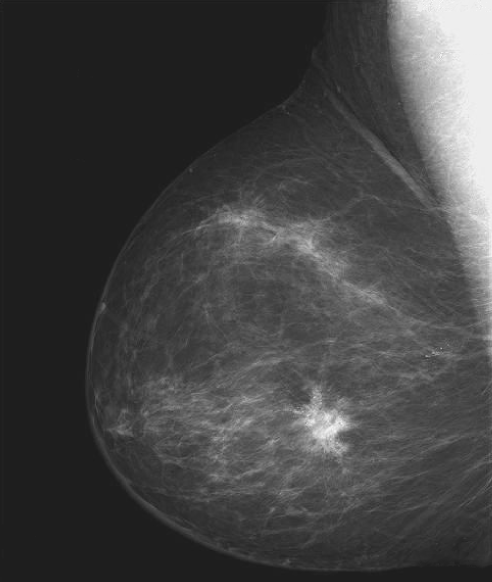
%> input picture images/Fig0203(a).tif, 984 x 1164 px (shown at 1/2 size)
$ octave test_imhist.m   (GNU Octave 9; MATLAB toolbox functions it lacks are replaced by stand-ins)
%> lines starting %> are read from the running program, lines starting %| are printed output that depends on the picture
%数字图像处理第36页
%imhist函数，用来绘制直方图
% imhist(f,b)f--输入图像，b 是用来形成直方图的统计堆栈的数目
%若b不在参数列表中，默认值是256
% bar(horz,z,width)
% linspace(X1, X2, N) generates N points between X1 and X2.
% axis 函数设置水平和垂直轴的最大和最小值
%xlabel(str,Name,Value) specifies text properties for the label using one or more Name,Value pair arguments.
%     For example, 'Color','blue' creates a blue label.
%title('titleString') 标题
f = imread('images/Fig0203(a).tif');
%> f is the input picture: size 1164x984 uint8; min 21, max 255, mean 66.6
h=imhist(f,25);
%> h = 25 values, max 418070 at index 4, min 0 at index 1, mean 45815
horz=linspace(0,255,25);
bar(horz,h) % 条形图
axis([0 255 0 500000]) %坐标轴范围
set(gca,'xtick',0:50:255);%坐标轴递增 gca -获得当前轴（也就是最终显示图形的轴）
set(gca,'ytick',0:20000:500000);
xlabel('text string','Color','blue','FontSize',12)%坐标轴添加显示信息
ylabel('text string','Color','blue','FontSize',12)
title('titleString')%添加标题
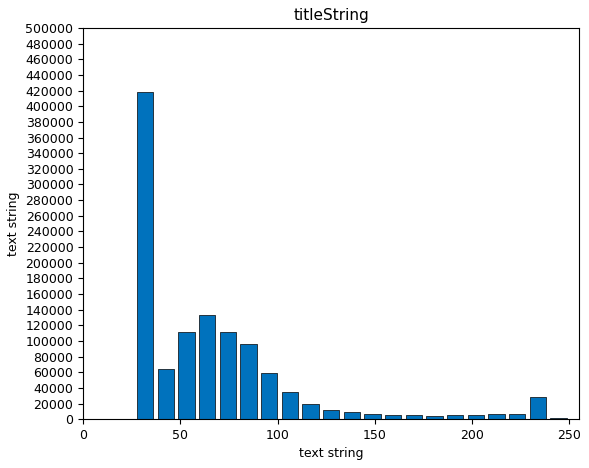
%> figure redrawn from the program's plot data; tallest bar 418070 high, from x = 27.62 to 36.12
stem(horz,h,'m-+')%杆状图
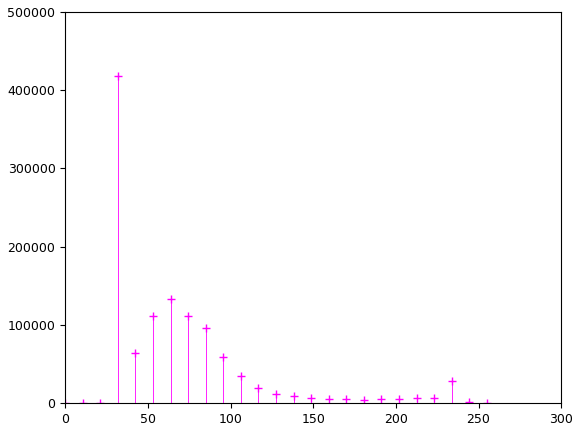
%> figure redrawn from the program's plot data; highest point at x = 31.88, y = 418070

hc= imhist(f);
%> hc = 256 values, max 392231 at index 31, min 0 at index 1, mean 4474.1
plot(hc);
axis([0 255 0 500000]) %坐标轴范围
set(gca,'xtick',0:50:255);%坐标轴递增 gca -获得当前轴（也就是最终显示图形的轴）
set(gca,'ytick',0:20000:500000);
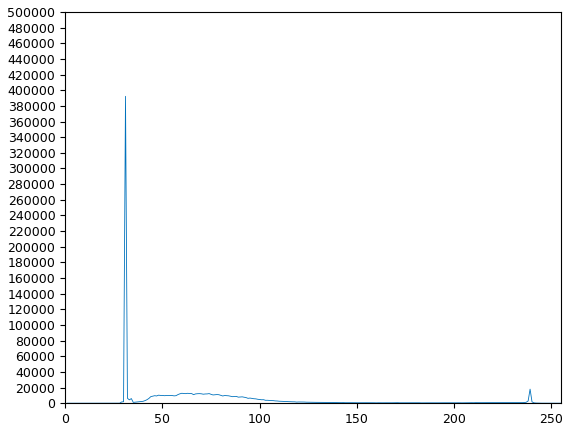
%> figure redrawn from the program's plot data; curve peaks at x = 31, y = 392231

$ run again, with images/Fig0205(a).tif copied over images/Fig0203(a).tif
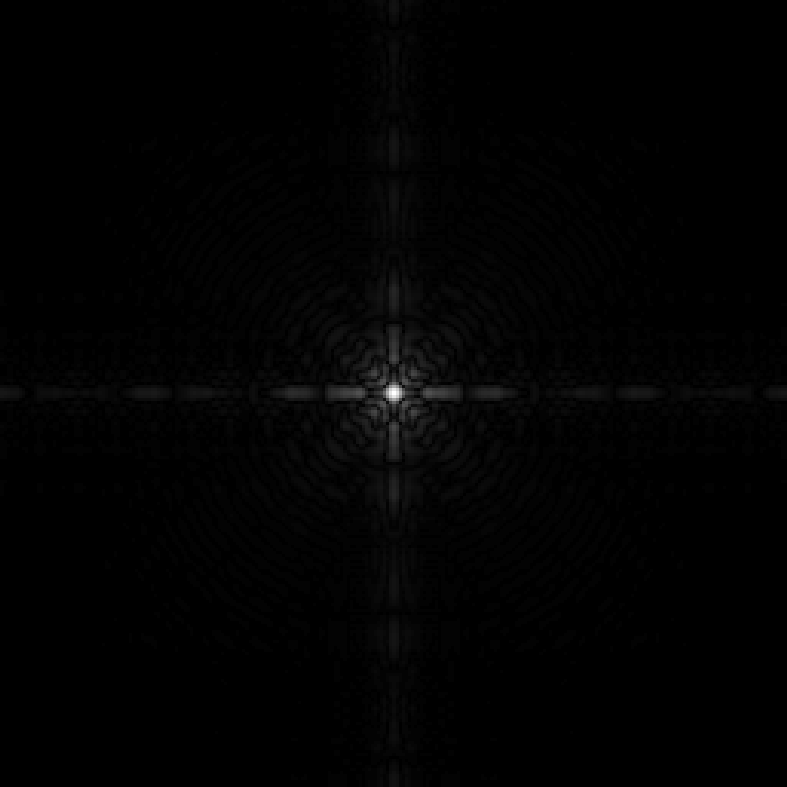
%> input picture images/Fig0205(a).tif, 787 x 787 px
%> f is the input picture: size 787x787 uint8; min 0, max 255, mean 2.1
%> h = 25 values, max 546929 at index 1, min 0 at index 10, mean 24774.8
%> `title('titleString')`:
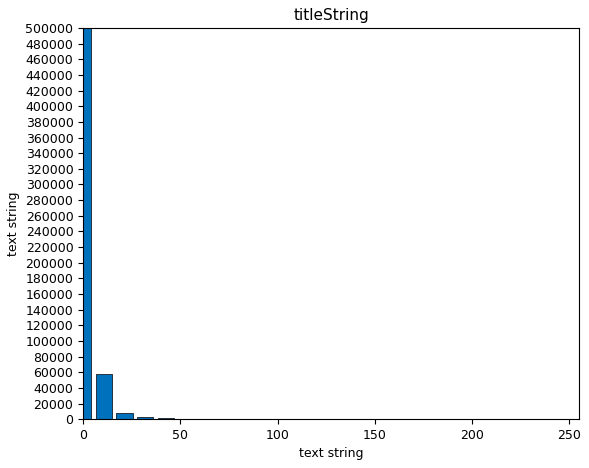
%> figure redrawn from the program's plot data; tallest bar 546929 high, from x = -4.25 to 4.25
%> hc = 256 values, max 422685 at index 1, min 0 at index 2, mean 2419.4
%> `set(gca,'ytick',0:20000:500000);`:
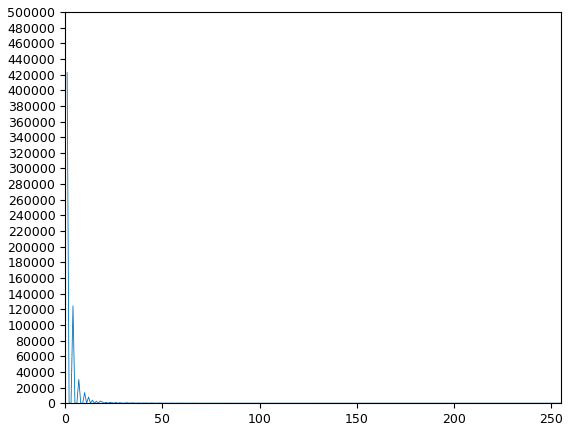
%> figure redrawn from the program's plot data; curve peaks at x = 1, y = 422685

$ run again, with images/Fig0206(a).tif copied over images/Fig0203(a).tif
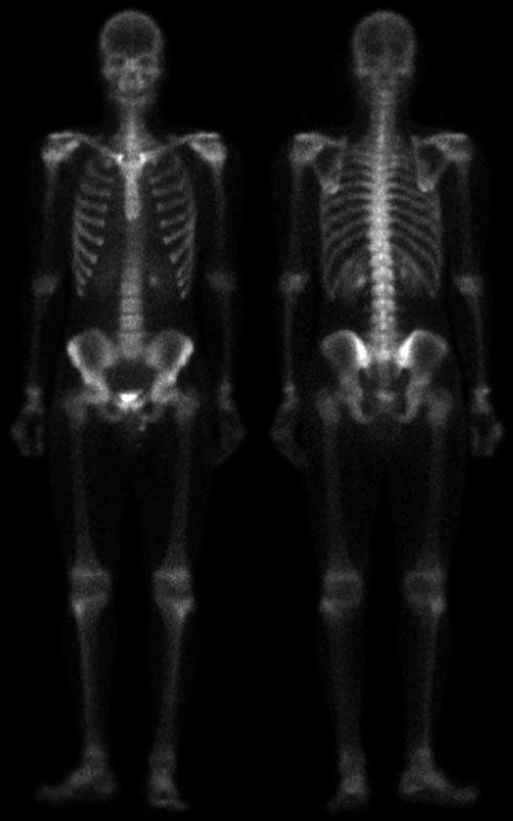
%> input picture images/Fig0206(a).tif, 1026 x 1641 px (shown at 1/2 size)
%> f is the input picture: size 1641x1026 uint8; min 0, max 255, mean 17.1
%> h = 25 values, max 897703 at index 1, min 252 at index 24, mean 67346.6
%> `stem(horz,h,'m-+')`:
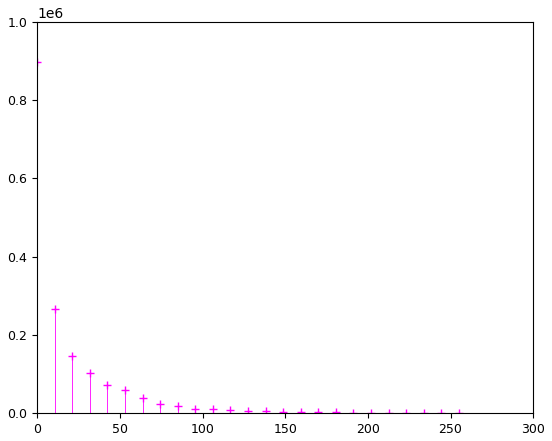
%> figure redrawn from the program's plot data; highest point at x = 0, y = 897703
%> hc = 256 values, max 698816 at index 1, min 4 at index 233, mean 6576.8
%> `set(gca,'ytick',0:20000:500000);`:
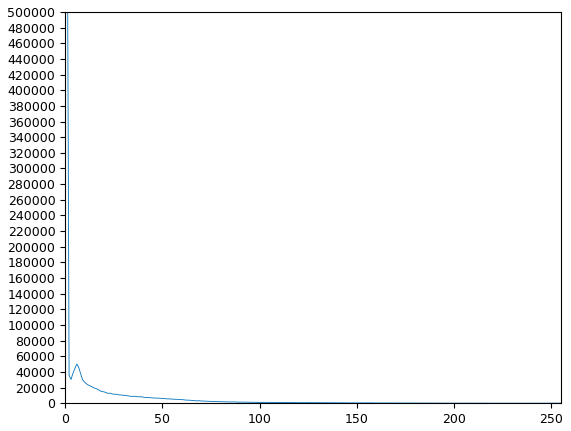
%> figure redrawn from the program's plot data; curve peaks at x = 1, y = 698816, above the top of the axes

$ run again, with images/Fig0208(a).tif copied over images/Fig0203(a).tif
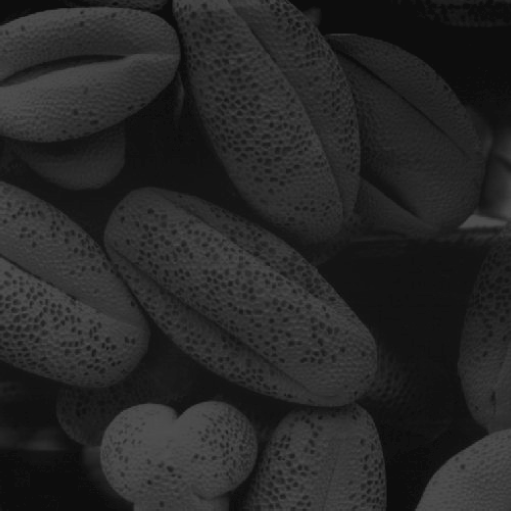
%> input picture images/Fig0208(a).tif, 1021 x 1021 px (shown at 1/2 size)
%> f is the input picture: size 1021x1021 uint8; min 13, max 83, mean 38.8
%> h = 25 values, max 250053 at index 3, min 0 at index 1, mean 41697.6
%> `title('titleString')`:
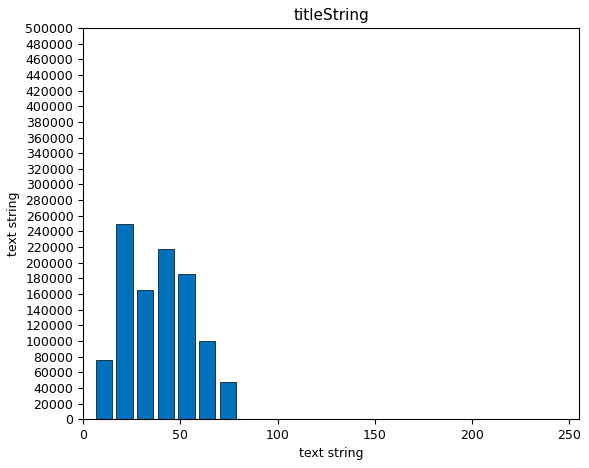
%> figure redrawn from the program's plot data; tallest bar 250053 high, from x = 17 to 25.5
%> hc = 256 values, max 73608 at index 14, min 0 at index 1, mean 4072
%> `set(gca,'ytick',0:20000:500000);`:
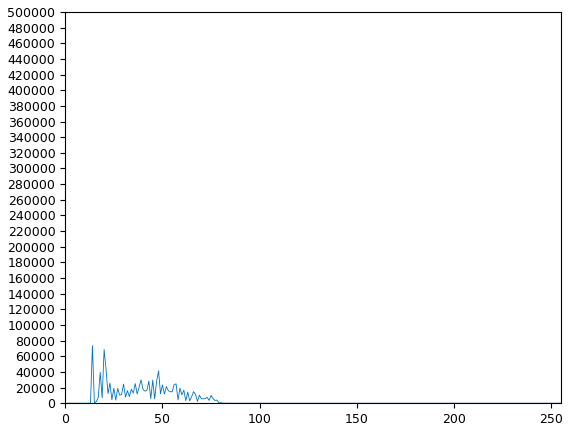
%> figure redrawn from the program's plot data; curve peaks at x = 14, y = 73608
